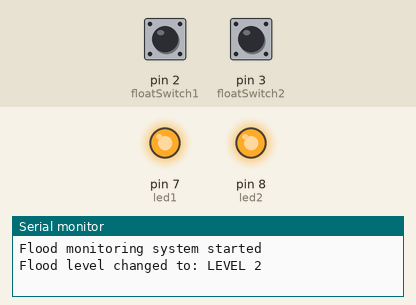
Bench run of a sketch on a simulated Arduino Uno, built with avr-gcc and run on an emulated ATmega328P. Parts: output pins drawn as LEDs (lit = HIGH), the last lines printed to the serial monitor. Inputs (shaded band) come from the test bench; at power-on: pin 2 (floatSwitch1) HIGH, pin 3 (floatSwitch2) HIGH.

Above: at 1.2 s.
1.3 s: pin 2 (floatSwitch1) pulled LOW for 0.15 s
At 1.48 s:
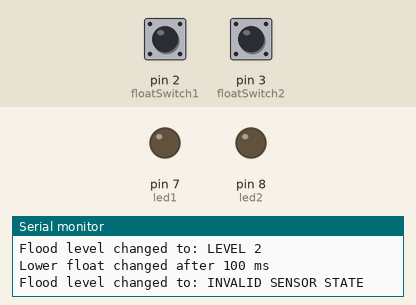
3.0 s: pin 3 (floatSwitch2) pulled LOW for 0.15 s
At 3.17 s:
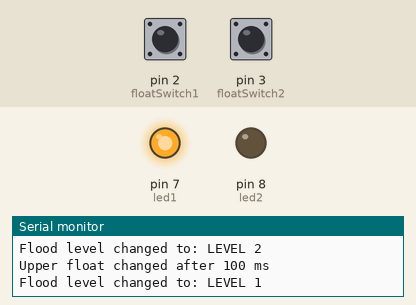
4.7 s: pin 3 (floatSwitch2) pulled LOW for 3.2 s
At 8.4 s:
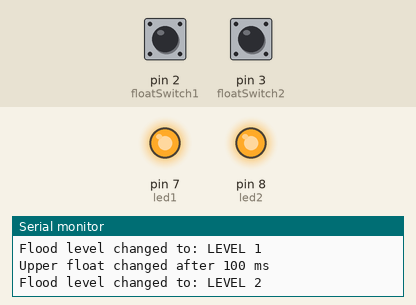
9.5 s: pin 2 (floatSwitch1) pulled LOW for 3.2 s
At 10.2 s:
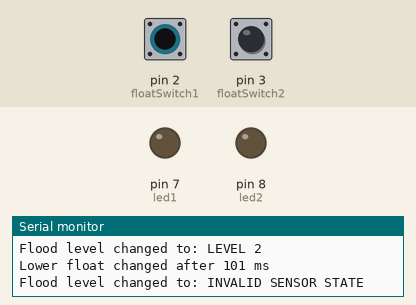
Timing chart, 0 to 14.3 s (numbered marks = the images above; inputs shaded):
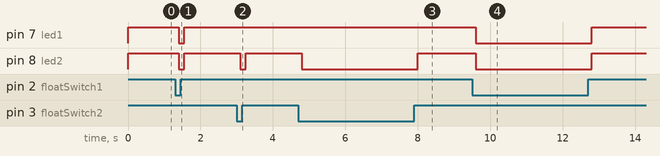

Measured:
- after the input at 1.3 s, pin 7 (led1), pin 8 (led2): HIGH → LOW after 0.10 s, → HIGH 0.15 s later
- after the input at 3.0 s, pin 8 (led2): HIGH → LOW after 0.10 s, → HIGH 0.15 s later
- after the input at 4.7 s, pin 8 (led2): HIGH → LOW after 0.10 s, → HIGH 3.2 s later
- after the input at 9.5 s, pin 7 (led1), pin 8 (led2): HIGH → LOW after 0.10 s, → HIGH 3.2 s later

The sketch:

flood_level_original.ino
```cpp
// ----------------------------------------------------
// FLOOD LEVEL DETECTION SYSTEM
//
// LED 1 -> Pin 7
// LED 2 -> Pin 8
//
// HIGH = float raised / water detected
// LOW  = float hanging down / no water detected
// ----------------------------------------------------


// -------------------------
// Pin definitions
// -------------------------

const int floatSwitch1 = 2;
const int floatSwitch2 = 3;

const int led1 = 7;
const int led2 = 8;


// -------------------------
// Timing settings
// -------------------------

// A reading must remain unchanged for 100 ms
// before it is accepted as a real state change.

const unsigned long debounceTime = 100;


// -------------------------
// Variables
// -------------------------

// Current raw readings from the switches
bool reading1;
bool reading2;

// Previous raw readings
bool previousReading1;
bool previousReading2;

// Confirmed switch states after debouncing
bool switch1State;
bool switch2State;

// Time at which a raw switch change was first detected
unsigned long switch1ChangeTime = 0;
unsigned long switch2ChangeTime = 0;

// Current flood level
int floodLevel = 0;

// Previous flood level
int previousFloodLevel = -1;


// ----------------------------------------------------
// SETUP
// ----------------------------------------------------

void setup() {

  // Enable Arduino internal pull-up resistors
  pinMode(floatSwitch1, INPUT_PULLUP);
  pinMode(floatSwitch2, INPUT_PULLUP);

  // LEDs
  pinMode(led1, OUTPUT);
  pinMode(led2, OUTPUT);

  Serial.begin(9600);

  previousReading1 = digitalRead(floatSwitch1);
  previousReading2 = digitalRead(floatSwitch2);

  switch1State = previousReading1;
  switch2State = previousReading2;

  Serial.println("Flood monitoring system started");
}


// ----------------------------------------------------
// MAIN LOOP
// ----------------------------------------------------

void loop() {

  // ==================================================
  // 1. READ BOTH FLOAT SWITCHES
  // ==================================================

  reading1 = digitalRead(floatSwitch1);
  reading2 = digitalRead(floatSwitch2);


  // ==================================================
  // 2. FLOAT SWITCH 1 DEBOUNCE
  // ==================================================

  // Detect when the raw reading changes
  if (reading1 != previousReading1) {

    switch1ChangeTime = millis();

    previousReading1 = reading1;
  }

  // Only accept the new state if it has remained
  // unchanged for at least 100 ms
  if ((millis() - switch1ChangeTime >= debounceTime) &&
      (switch1State != reading1)) {

    switch1State = reading1;

    Serial.print("Lower float changed after ");
    Serial.print(millis() - switch1ChangeTime);
    Serial.println(" ms");
  }


  // ==================================================
  // 3. FLOAT SWITCH 2 DEBOUNCE
  // ==================================================

  if (reading2 != previousReading2) {

    switch2ChangeTime = millis();

    previousReading2 = reading2;
  }

  if ((millis() - switch2ChangeTime >= debounceTime) &&
      (switch2State != reading2)) {

    switch2State = reading2;

    Serial.print("Upper float changed after ");
    Serial.print(millis() - switch2ChangeTime);
    Serial.println(" ms");
  }


  // ==================================================
  // 4. DETERMINE FLOOD LEVEL
  // ==================================================

  if (switch1State == LOW &&
      switch2State == LOW) {

    floodLevel = 0;
  }

  // Flood Level 1
  else if (switch1State == HIGH &&
           switch2State == LOW) {

    floodLevel = 1;
  }

  // Flood Level 2
  else if (switch1State == HIGH &&
           switch2State == HIGH) {

    floodLevel = 2;
  }

  // Sensor Error
  else {

    floodLevel = -1;
  }


  // ==================================================
  // 5. UPDATE LEDs
  // ==================================================

  if (floodLevel == 0) {

    digitalWrite(led1, LOW);
    digitalWrite(led2, LOW);
  }

  else if (floodLevel == 1) {

    digitalWrite(led1, HIGH);
    digitalWrite(led2, LOW);
  }

  else if (floodLevel == 2) {

    digitalWrite(led1, HIGH);
    digitalWrite(led2, HIGH);
  }

  else {

    // Invalid state
    digitalWrite(led1, LOW);
    digitalWrite(led2, LOW);
  }


  // ==================================================
  // 6. ONLY SEND DATA WHEN FLOOD LEVEL CHANGES
  // ==================================================

  if (floodLevel != previousFloodLevel) {

    Serial.print("Flood level changed to: ");

    if (floodLevel == 0) {
      Serial.println("LEVEL 0");
    }

    else if (floodLevel == 1) {
      Serial.println("LEVEL 1");
    }

    else if (floodLevel == 2) {
      Serial.println("LEVEL 2");
    }

    else {
      Serial.println("INVALID SENSOR STATE");
    }


    // -----------------------------------------------
    // WEBSITE DATA TRANSMISSION
    // -----------------------------------------------
    //
    // Website Communication Will Go Here
    //
    // -----------------------------------------------


    previousFloodLevel = floodLevel;
  }
} 
```
